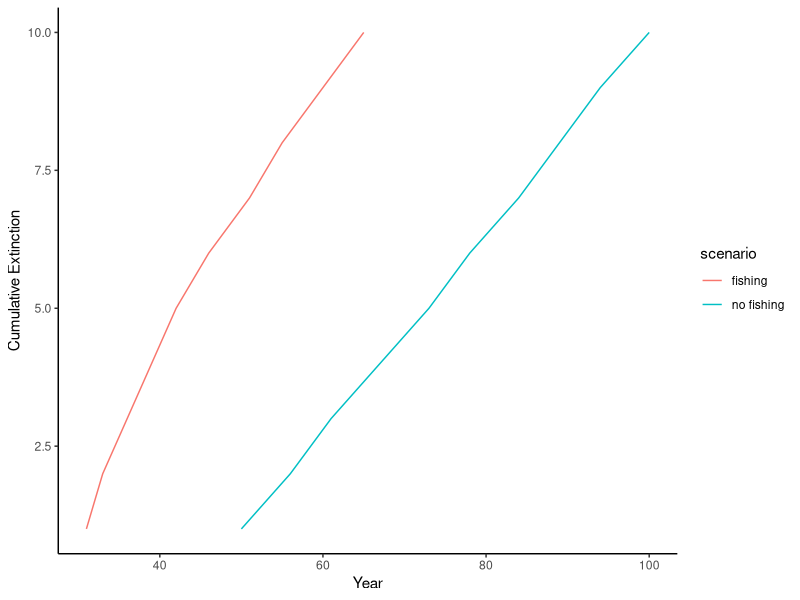
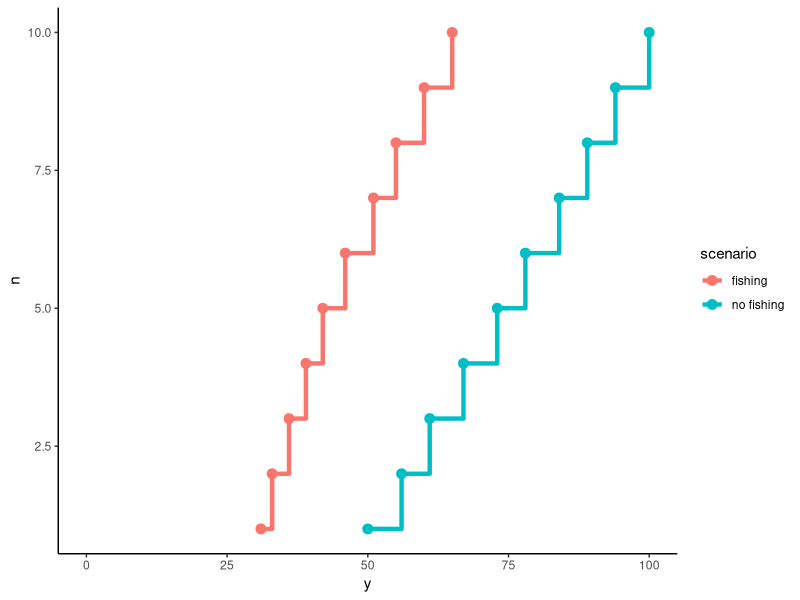
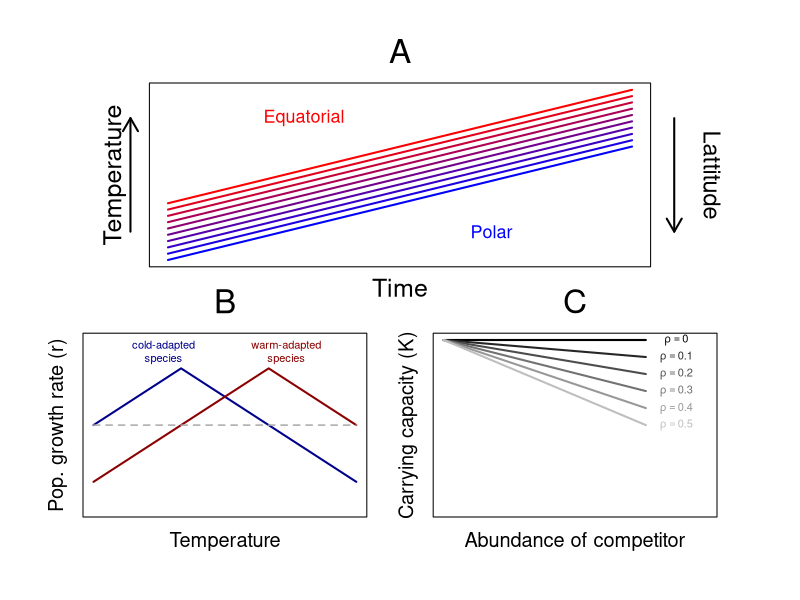
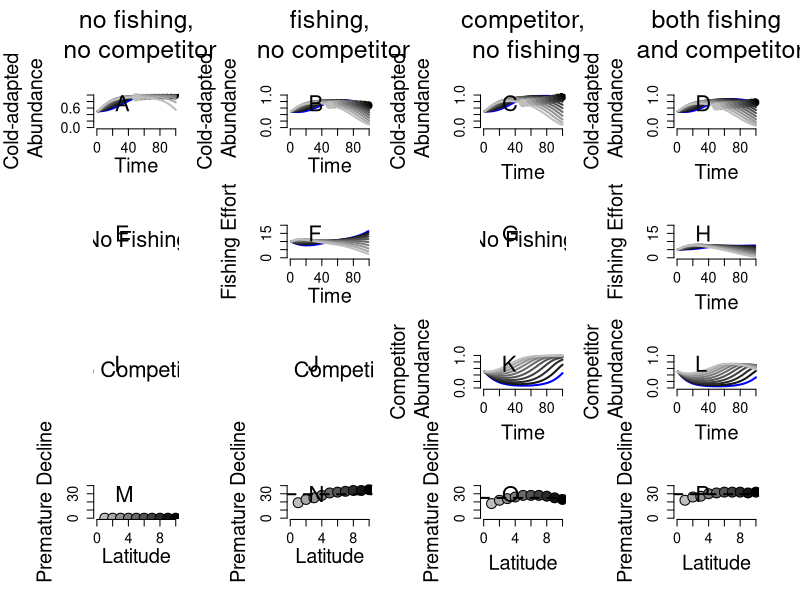

These charts were generated, in order, by the following R code:
#################################################################
# angler behavior in spatial fishery with two contrasting species
#################################################################

library(scales)
library(tidyr)

#
# Scenario 1
#

# one warm water species, one cold water species
# anglers can move anywhere - movement (and therefore fishing pressure) is dependent on preference and abundance

###################
# model parameters
###################

#---------------------
# site characteristics

years = 100        # years
lat = 10           # grid height


init.temps = seq(0, 10, length.out = lat) # temperatures across time and latitude - colder in the north
temps = array(NA, dim = c(lat, years))
temps[,1] <- init.temps

cc = 20 # total temp increase over time in degrees

for(i in 1:lat) { temps[i,] <- temps[i,1] + seq(0,cc, length.out = years) }


#------------------------
# species characteristics

r = 0.1       # maximum pop growth rate

rho = c(0, 0.01)  # strength of competition

theta = 0.1   # temperature sensitivity
t_opt1 = 10   # optima for species 1
t_opt2 = 20   # optima for species 2

# critical temperature (where r < 0)
t_crit1 = t_opt1 + (1/theta)
t_crit2 = t_opt2 + (1/theta)

# differences from temperature optima
delta.t_opt1 = abs(temps - t_opt1)
delta.t_opt2 = abs(temps - t_opt2)
t_opt1.years = apply(delta.t_opt1, 1, which.min)
t_opt2.years = apply(delta.t_opt2, 1, which.min)

# differences from critical temperature 
delta.t_crit1 = abs(temps - t_crit1)
delta.t_crit2 = abs(temps - t_crit2)
t_crit1.years = apply(delta.t_crit1, 1, which.min)
t_crit2.years = apply(delta.t_crit2, 1, which.min)

#-----------------------
# angler characteristics

ET = c(0, 100)            # total fishing hours
b1 = c(0)               # proportion of coldwater specialists


q1 = 0.001            # catchability of species 1
q2 = 0.003            # catchability of species 2


# all scenarios
ss = expand.grid(b1, rho, ET)
ss[3,1] = 1.0

####################
# process functions

#-----------
# ecological

# logistic growth function
Nt <- function(r, N) N + ((r * N) - (r*N^2))
Nt.c <- function(r, N, rho, N2) N + ((r * N) - (r*N^2 + rho*N*N2))

# temperature-dependent growth rate
rtemp <- function(temp, r, theta, opt_temp) r * (1 + theta * -abs(temp - opt_temp))


#-------
# social

# site preference
#Nstar <- function(N1, N2, beta) N1*beta - N2*(1-beta)

# catch
catch <- function(q, E, N) q * E * N



#############
# simulations
#############

#---------------
# storage arrays
N.warm = array(NA, dim = c(lat, length(ss[,1]), years))
N.cold = array(NA, dim = c(lat, length(ss[,1]), years))

#N.star = array(NA, dim = c(lat, lon, years))

E.warm = array(NA, dim = c(lat, length(ss[,1]), years))
E.cold = array(NA, dim = c(lat, length(ss[,1]), years))

C.warm = array(NA, dim = c(lat, length(ss[,1]), years))
C.cold = array(NA, dim = c(lat, length(ss[,1]), years))


#------------------
# starting pop size
N.warm[,,1] = 0.5
N.cold[,,1] = 0.5


# simulate pop dynamics through time
for (t in 1:(years - 1)) {
  
  for(j in 1:length(ss[,1])){
    
    prop.cold = sum(N.cold[ , j, t]) / (sum(N.cold[ , j, t]) + sum(N.warm[ , j, t]))
    prop.warm = 1 - prop.cold

    E.cold[, j, t] <- prop.cold * (1-ss[j,1]) * ss[j,3] * (N.cold[, j, t]/sum(N.cold[ , j, t])) + ss[j,3] * ss[j,1] * (N.cold[, j, t]/sum(N.cold[ , j, t]))
    E.warm[, j, t] <- prop.warm * (1-ss[j,1]) * ss[j,3] * (N.warm[, j, t]/sum(N.warm[ , j, t]))

    C.cold[, j, t] <- catch(q1, E.cold[, j, t], N.cold[, j, t])
    C.warm[, j, t] <- catch(q2, E.warm[, j, t], N.warm[, j, t])          
    
  }
  
  
  for (i in 1:lat) {
    for (j in 1:length(ss[,1])) {
      
      N.cold[i, j, t + 1] <- Nt.c(rtemp(temps[i, t], r, theta, t_opt1), N.cold[i, j, t], ss[j,2], N.warm[i, j, t]) - C.cold[i, j, t]
      N.warm[i, j, t + 1] <- Nt(rtemp(temps[i, t], r, theta, t_opt2), N.warm[i, j, t]) - C.warm[i, j, t]
      
      
    }
  }
}




# color code by latitude
colo = colorRampPalette(c("blue", "red"))


# comparing scenarios figure

fig_label <- function(text, region="figure", pos="topleft", cex=NULL, ...) {
  
  region <- match.arg(region, c("figure", "plot", "device"))
  pos <- match.arg(pos, c("topleft", "top", "topright", 
                          "left", "center", "right", 
                          "bottomleft", "bottom", "bottomright"))
  
  if(region %in% c("figure", "device")) {
    ds <- dev.size("in")
    # xy coordinates of device corners in user coordinates
    x <- grconvertX(c(0, ds[1]), from="in", to="user")
    y <- grconvertY(c(0, ds[2]), from="in", to="user")
    
    # fragment of the device we use to plot
    if(region == "figure") {
      # account for the fragment of the device that 
      # the figure is using
      fig <- par("fig")
      dx <- (x[2] - x[1])
      dy <- (y[2] - y[1])
      x <- x[1] + dx * fig[1:2]
      y <- y[1] + dy * fig[3:4]
    } 
  }
  
  # much simpler if in plotting region
  if(region == "plot") {
    u <- par("usr")
    x <- u[1:2]
    y <- u[3:4]
  }
  
  sw <- strwidth(text, cex=cex) * 60/100
  sh <- strheight(text, cex=cex) * 60/100
  
  x1 <- switch(pos,
               topleft     =x[1] + sw, 
               left        =x[1] + sw,
               bottomleft  =x[1] + sw,
               top         =(x[1] + x[2])/2,
               center      =(x[1] + x[2])/2,
               bottom      =(x[1] + x[2])/2,
               topright    =x[2] - sw,
               right       =x[2] - sw,
               bottomright =x[2] - sw)
  
  y1 <- switch(pos,
               topleft     =y[2] - sh,
               top         =y[2] - sh,
               topright    =y[2] - sh,
               left        =(y[1] + y[2])/2,
               center      =(y[1] + y[2])/2,
               right       =(y[1] + y[2])/2,
               bottomleft  =y[1] + sh,
               bottom      =y[1] + sh,
               bottomright =y[1] + sh)
  
  old.par <- par(xpd=NA)
  on.exit(par(old.par))
  
  text(x1, y1, text, cex=cex, ...)
  return(invisible(c(x,y)))
}


###################3
# conceptual figures
####################

png("ecological_methods_fig.png", width = 6, height = 6, units = "in", res = 600)

par(mar = c(3,3,3,3), oma = c(3,3,3,3))

layout(matrix(c(1,1,2,3), 2, 2, byrow = T)) 

# lat gradient
colo = colorRampPalette(c("blue", "red"))

par(mar = c(2,6,2,6))

plot(1:years, temps[1,], type = "l", ylim = c(0,30), col = "blue", lwd = 2, xaxt="n", yaxt="n", ylab = "", xlab = "")

for (i in 2:lat) {
  
  lines(1:years, temps[i,], col = colo(10)[i], lwd = 2)
  
}

mtext(text = "Time",side = 1,line = 1,cex = 1.5)
mtext(text = "Temperature",side = 2,line = 1.5, cex = 1.5)
text(70, 5, "Polar", col = colo(10)[1], cex = 1.3)
text(30, 25, "Equatorial", col = colo(10)[10], cex = 1.3)

corners = par("usr") #Gets the four corners of plot area (x1, x2, y1, y2)
par(xpd = TRUE) #Draw outside plot area
text(x = corners[2]+13, y = mean(corners[3:4]), "Lattitude", cex = 1.7, srt = 270)

arrows(-7, 5, -7, 25, length = 0.15, angle = 30, code = 2, lwd = 2,
       col = par("fg"), lty = NULL, oma = T)

arrows(109, 25, 109, 5, length = 0.15, angle = 30, code = 2, lwd = 2,
       col = par("fg"), lty = NULL, oma = T)

mtext(LETTERS[1], cex=2, outer = F, side = 3, line = 1) 


# temp sensitivity
ts = seq(0, 30, length.out = 1000)

par(mar = c(2,2,2,2))

plot(ts, rtemp(ts, r, theta, t_opt1), type = "l", ylim = c(-0.15,0.15), col = "dark blue", lwd = 2, xaxt="n", yaxt="n", ylab = "", xlab = "")
lines(ts, rtemp(ts, r, theta, t_opt2), col = "dark red", lwd = 2)
lines(ts, rep(0, length(ts)), col = "dark grey", lwd = 1.5, lty = "dashed")

mtext(text = "Temperature",side = 1,line = 1,cex = 1.2)
mtext(text = "Pop. growth rate (r)",side = 2,line = 1, cex = 1.2)
text(8, 0.13, "cold-adapted\nspecies", col = "dark blue", cex = 0.8)
text(22, 0.13, "warm-adapted\nspecies", col = "dark red", cex = 0.8)

mtext(LETTERS[2], cex=2, outer = F, side = 3, line = 1) 

# competition function
N2s = seq(0, 1, length.out = 100)
rhos = c(0, 0.1, 0.2, 0.3, 0.4, 0.5)

colo = colorRampPalette(c("black", "grey"))

plot(N2s, 1- (rhos[1] * N2s), type = "l", xlim = c(0, 1.3), ylim = c(0,1), col = "black", lwd = 2, xaxt="n", yaxt="n", ylab = "", xlab = "")

for (i in 2:length(rhos)) {
  lines(N2s, 1- (rhos[i] * N2s), col = colo(6)[i], lwd = 2)
}

mtext(text = "Abundance of competitor",side = 1,line = 1,cex = 1.2)
mtext(text = "Carrying capacity (K)",side = 2,line = 1, cex = 1.2)
text(1.15, 1, expression(rho == 0.0), col = colo(6)[1], cex = 0.8)
text(1.15, 0.9, expression(rho == 0.1), col = colo(6)[2], cex = 0.8)
text(1.15, 0.8, expression(rho == 0.2), col = colo(6)[3], cex = 0.8)
text(1.15, 0.7, expression(rho == 0.3), col = colo(6)[4], cex = 0.8)
text(1.15, 0.6, expression(rho == 0.4), col = colo(6)[5], cex = 0.8)
text(1.15, 0.5, expression(rho == 0.5), col = colo(6)[6], cex = 0.8)

mtext(LETTERS[3], cex=2, outer = F, side = 3, line = 1) 

dev.off()










png("all_scenarios_detail.png", width = 11, height = 11, units = "in", res = 600)


mat <- matrix(c(1,2,3,4,
                5,6,7,8,
                9,10,11,12,
                13,14,15,16), nrow = 4, byrow = F)

op <- par(cex.main = 1.5, mar = c(5, 6, 2, 2) + 0.1, mgp = c(4.5, 1, 0), cex.lab = 1.5 , font.lab = 2, cex.axis = 1.3, bty = "n", las = 1, oma = c(1,1,5,1))
layout(mat)


###########################
# no fishing or competition

ec = vector()

for (i in 1:lat) {
  
  ec[i] = 0
  
}



plot(1:years, N.cold[1,1,], type = "l", xlim = c(0,100), ylim = c(0,1), col = "blue", lwd = 2, ylab = "", xlab = "", axes = FALSE)
points(t_crit1.years[1]-1, N.cold[1,1,99], col = colo(10)[1], pch = 19, cex = 1.5)

for (i in 2:lat) {
  
  lines(1:years, N.cold[i,1,], col = colo(10)[i], lwd = 2)
  points(t_crit1.years[i], N.cold[i,1,t_crit1.years[i]], col = colo(10)[i], pch = 19, cex = 1.5)
}


axis(1)
axis(2) 

par(las = 0)
mtext("Time", side = 1, line = 2.5, cex = 1.2)
mtext("Cold-adapted\n Abundance", side = 2, line = 3.7, cex = 1.2)
fig_label(paste("  ", LETTERS[1]), cex=2, region="plot") 
mtext("no fishing,\n no competitor", side = 3, line = 2.5, cex = 1.5)


plot.new()
plot.window( xlim=c(-5,5), ylim=c(-5,5) )
text(0,0,"No Fishing", cex=2)
fig_label(paste("  ", LETTERS[5]), cex=2, region="plot") 

plot.new()
plot.window( xlim=c(-5,5), ylim=c(-5,5) )
text(0,0,"No Competitor", cex=2)
fig_label(paste("  ", LETTERS[9]), cex=2, region="plot") 


plot(1:lat, rev(ec), xlim = c(0,10), ylim = c(0, 40), xlab = "", ylab = "", axes = FALSE,
     pch = 21, bg = rev(colo(10)), cex = 2, col = "black")

axis(1)
axis(2)

par(las = 0)
mtext("Latitude", 1, line = 2.5, cex = 1.2)
mtext("Premature Decline", 2, line = 3, cex = 1.2, las = 0)
fig_label(paste("  ", LETTERS[13]), cex=2, region="plot") 



###########################
# effort and early collapse

ec = vector()

for (i in 1:lat) {
  
  ec[i] = t_crit1.years[i] - which.max(N.cold[i,3,])
  
}



plot(1:years, N.cold[1,3,], type = "l", xlim = c(0,100), ylim = c(0,1), col = "blue", lwd = 2, ylab = "", xlab = "", axes = FALSE)
points(t_crit1.years[1]-1, N.cold[1,3,99], col = colo(10)[1], pch = 19, cex = 1.5)

for (i in 2:lat) {
  
  lines(1:years, N.cold[i,3,], col = colo(10)[i], lwd = 2)
  points(t_crit1.years[i], N.cold[i,3,t_crit1.years[i]], col = colo(10)[i], pch = 19, cex = 1.5)
}


axis(1)
axis(2) 

par(las = 0)
mtext("Time", side = 1, line = 2.5, cex = 1.2)
mtext("Cold-adapted\n Abundance", side = 2, line = 3.7, cex = 1.2)
fig_label(paste("  ", LETTERS[2]), cex=2, region="plot") 
mtext("fishing,\n no competitor", side = 3, line = 2.5, cex = 1.5)




plot(1:years, E.cold[1,3,], type = "l", xlim = c(0,100), ylim = c(0,20), col = "blue", lwd = 2, ylab = "", xlab = "", axes = FALSE)

for (i in 2:lat) {
  
  lines(1:years, E.cold[i,3,], col = colo(10)[i], lwd = 2)
  
}


axis(1)
axis(2) 

par(las = 0)
mtext("Time", side = 1, line = 2.5, cex = 1.2)
mtext("Fishing Effort", side = 2, line = 3.7, cex = 1.2)
fig_label(paste("  ", LETTERS[6]), cex=2, region="plot") 


plot.new()
plot.window( xlim=c(-5,5), ylim=c(-5,5) )
text(0,0,"No Competitor", cex=2)
fig_label(paste("  ", LETTERS[10]), cex=2, region="plot") 


plot(1:lat, rev(ec), xlim = c(0,10), ylim = c(0, 40), xlab = "", ylab = "", axes = FALSE,
     pch = 21, bg = rev(colo(10)), cex = 2, col = "black")

axis(1)
axis(2)

par(las = 0)
mtext("Latitude", 1, line = 2.5, cex = 1.2)
mtext("Premature Decline", 2, line = 3, cex = 1.2, las = 0)

abline(h = mean(ec), lty = 2, lwd = 2)
fig_label(paste("  ", LETTERS[14]), cex=2, region="plot") 



###########################
# competititon and early collapse


ec = vector()

for (i in 1:lat) {
  
  ec[i] = t_crit1.years[i] - which.max(N.cold[i,2,])
  
}


plot(1:years, N.cold[1,2,], type = "l", xlim = c(0,100), ylim = c(0,1), col = "blue", lwd = 2, ylab = "", xlab = "", axes = FALSE)
points(t_crit1.years[1]-1, N.cold[1,2,99], col = colo(10)[1], pch = 19, cex = 1.5)

for (i in 2:lat) {
  
  lines(1:years, N.cold[i,2,], col = colo(10)[i], lwd = 2)
  points(t_crit1.years[i], N.cold[i,2,t_crit1.years[i]], col = colo(10)[i], pch = 19, cex = 1.5)
}


axis(1)
axis(2) 

par(las = 0)
mtext("Time", side = 1, line = 3, cex = 1.2)
mtext("Cold-adapted\n Abundance", side = 2, line = 3.7, cex = 1.2)
fig_label(paste("  ", LETTERS[3]), cex=2, region="plot") 
mtext("competitor,\n no fishing", side = 3, line = 2.5, cex = 1.5)



plot.new()
plot.window( xlim=c(-5,5), ylim=c(-5,5) )
text(0,0,"No Fishing", cex=2)
fig_label(paste("  ", LETTERS[7]), cex=2, region="plot") 


plot(1:years, N.warm[1,2,], type = "l", xlim = c(0,100), ylim = c(0,1), col = "blue", lwd = 2, ylab = "", xlab = "", axes = FALSE)

for (i in 2:lat) {
  
  lines(1:years, N.warm[i,2,], col = colo(10)[i], lwd = 2)
  
}


axis(1)
axis(2) 

par(las = 0)
mtext("Time", side = 1, line = 3, cex = 1.2)
mtext("Competitor\n Abundance", side = 2, line = 3.7, cex = 1.2)
fig_label(paste("  ", LETTERS[11]), cex=2, region="plot") 



plot(1:lat, rev(ec), xlim = c(0,10), ylim = c(0, 40), xlab = "", ylab = "", axes = FALSE,
     pch = 21, bg = rev(colo(10)), cex = 2, col = "black")

axis(1)
axis(2)

par(las = 0)
mtext("Latitude", 1, line = 3, cex = 1.2)
mtext("Premature Decline", 2, line = 3, cex = 1.2, las = 0)

abline(h = mean(ec), lty = 2, lwd = 2)
fig_label(paste("  ", LETTERS[15]), cex=2, region="plot") 


###########################
# both and early collapse


ec = vector()

for (i in 1:lat) {
  
  ec[i] = t_crit1.years[i] - which.max(N.cold[i,4,])
  
}



plot(1:years, N.cold[1,4,], type = "l", xlim = c(0,100), ylim = c(0,1), col = "blue", lwd = 2, ylab = "", xlab = "", axes = FALSE)
points(t_crit1.years[1]-1, N.cold[1,4,99], col = colo(10)[1], pch = 19, cex = 1.5)

for (i in 2:lat) {
  
  lines(1:years, N.cold[i,4,], col = colo(10)[i], lwd = 2)
  points(t_crit1.years[i], N.cold[i,4,t_crit1.years[i]], col = colo(10)[i], pch = 19, cex = 1.5)
}


axis(1)
axis(2) 

par(las = 0)
mtext("Time", side = 1, line = 3, cex = 1.2)
mtext("Cold-adapted\n Abundance", side = 2, line = 3.7, cex = 1.2)
fig_label(paste("  ", LETTERS[4]), cex=2, region="plot") 
mtext("both fishing\n and competitor", side = 3, line = 2.5, cex = 1.5)





plot(1:years, E.cold[1,4,], type = "l", xlim = c(0,100), ylim = c(0,20), col = "blue", lwd = 2, ylab = "", xlab = "", axes = FALSE)

for (i in 2:lat) {
  
  lines(1:years, E.cold[i,4,], col = colo(10)[i], lwd = 2)
  
}


axis(1)
axis(2) 

par(las = 0)
mtext("Time", side = 1, line = 3, cex = 1.2)
mtext("Fishing Effort", side = 2, line = 3.7, cex = 1.2)
fig_label(paste("  ", LETTERS[8]), cex=2, region="plot") 


plot(1:years, N.warm[1,4,], type = "l", xlim = c(0,100), ylim = c(0,1), col = "blue", lwd = 2, ylab = "", xlab = "", axes = FALSE)

for (i in 2:lat) {
  
  lines(1:years, N.warm[i,4,], col = colo(10)[i], lwd = 2)
  
}


axis(1)
axis(2) 

par(las = 0)
mtext("Time", side = 1, line = 3, cex = 1.2)
mtext("Competitor\n Abundance", side = 2, line = 3.7, cex = 1.2)
fig_label(paste("  ", LETTERS[12]), cex=2, region="plot") 



plot(1:lat, rev(ec), xlim = c(0,10), ylim = c(0, 40), xlab = "", ylab = "", axes = FALSE,
     pch = 21, bg = rev(colo(10)), cex = 2, col = "black")

axis(1)
axis(2)

par(las = 0)
mtext("Latitude", 1, line = 3, cex = 1.2)
mtext("Premature Decline", 2, line = 3, cex = 1.2, las = 0)

abline(h = mean(ec), lty = 2, lwd = 2)
fig_label(paste("  ", LETTERS[16]), cex=2, region="plot") 


dev.off()




####################################
# cummulative extinctions over time

c.ex = data.frame(n = rep(10:1, 2), scenario = rev(sort(rep(c("fishing", "no fishing"), 10))), y = NA)

# no fishing or competition

for (i in 1:lat) {
  
  c.ex[i, "y"] = t_crit1.years[i] 
  c.ex[i+10, "y"] = which.max(N.cold[i,3,])

}

c.ex$scenario = as.factor(c.ex$scenario)

library(ggplot2)
ggplot(c.ex, aes(y, n, color = scenario))+
  geom_line() +
  xlab("Year") +
  ylab("Cumulative Extinction") +
  theme_classic()


ggplot(c.ex, aes(x = y, y = n, group = scenario, 
                     color = scenario)) +
  geom_step(linewidth = 1.5, direction = "hv") +
  geom_point(size = 3) + 
  xlim(0, 100) +
  theme_classic()
